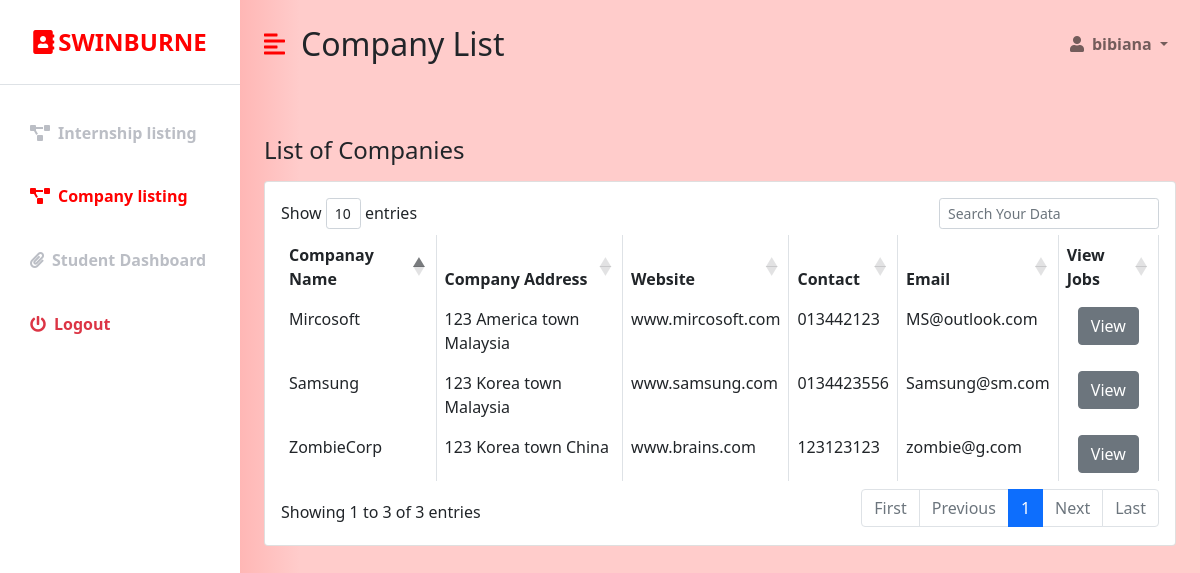
/student_companylist.php (signed in), run on an earlier commit of the app's database.
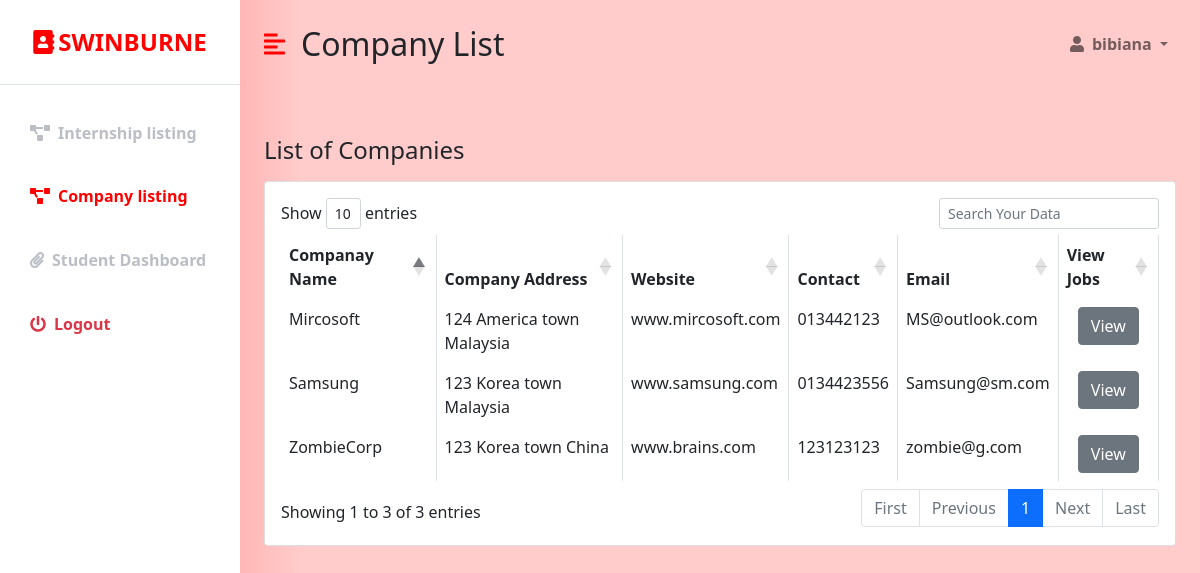
And on a later commit of the database.
### tables this page shows
CREATE TABLE `industry` (
  `REGIS_NO` int(255) NOT NULL,
  `COMPANY_NAME` varchar(50) NOT NULL,
  `COMPANY_ADDRESS` varchar(50) NOT NULL,
  `CONTACT_NO` varchar(20) NOT NULL,
  `WEBSITE` varchar(50) NOT NULL,
  `Password` varchar(20) NOT NULL,
  `USERNAME` varchar(20) NOT NULL,
  `Email` varchar(255) DEFAULT NULL
);

### student_companylist.php (the view, shortened to what the changed rows need)
<?php
  if (isset($_SESSION['user_id']) && isset($_SESSION['user_email'])) {
?>
<!DOCTYPE html>
<html lang="en">
<head>
    <link href="https://cdn.jsdelivr.net/npm/bootstrap@5.0.0-beta3/dist/css/bootstrap.min.css" rel="stylesheet" />
    <link rel="stylesheet" href="https://cdnjs.cloudflare.com/ajax/libs/font-awesome/5.15.3/css/all.min.css" />
    <link rel="stylesheet" href="styles.css" />
    <link rel="stylesheet" href="https://cdn.datatables.net/1.10.18/css/dataTables.bootstrap4.min.css">
</head>
<body>
        <div class="d-flex" id="wrapper">
        <div id="page-content-wrapper">
            <nav class="navbar navbar-expand-lg navbar-light bg-transparent py-4 px-4">
                <div class="d-flex align-items-center">
                    <h2 class="fs-2 m-0">Company List</h2>
                </div>
            </nav>
            <div class="container-fluid px-4">
                <div class="row my-5">
            <div class="col">
                                <div class="card">
                                    <div class="card-body">
                                     <?php
                                                $connection = mysqli_connect("localhost","root","");
                                                $query = "SELECT * FROM industry";
                                                $query_run = mysqli_query($connection, $query);
                                      ?>
                                        <table id="datatableid" class="table table-bordered">
                                            <thead>
                                                <tr>
                                                    <th scope="col">Companay Name</th>
                                                    <th scope="col">Company Address</th>
                                                    <th scope="col">Website</th>
                                                    <th scope="col"> Contact </th>
                                                    <th scope="col"> Email </th>
                                                    <th scope="col"> View Jobs </th>
                                                </tr>
                                            </thead>
                                            <tbody>
                                                    <?php
                                                    if($query_run)
                                                    {
                                                        foreach($query_run as $row)
                                                        {
                                                            $rid = $row['REGIS_NO'];
                                                    ?>
                                                <tr>
                                                    <td> <?php echo $row['COMPANY_NAME']; ?> </td>
                                                    <td> <?php echo $row['COMPANY_ADDRESS']; ?> </td>
                                                    <td> <?php echo $row['WEBSITE']; ?> </td>
                                                    <td> <?php echo $row['CONTACT_NO']; ?> </td>
                                                    <td> <?php echo $row['Email']; ?> </td>
                                                    <td>
                                                      <?php echo "<a href ='student_internshiplisting.php?data=$rid' style='color: white;'><div class='text-center'><button type='button' class='btn btn-secondary'> View </button></div></a>"?>
                                                    </td>
                                                </tr>
                                                 <?php
                                                    }
                                                }
                                                else
                                                {
                                                    echo "No Record Found";
                                                }
                                                 ?>
                                            </tbody>
                                        </table>
                                    </div>
                                </div>
                    </div>
                </div>
            </div>
        </div>
    </div>
</body>
</html>
<?php
}else {
  header("Location:  student_login.php");
}
 ?>

What changed in the data, as far as the page shows it:
changed industry "Mircosoft": COMPANY_ADDRESS "123 America town Malaysia" → "124 America town Malaysia"
